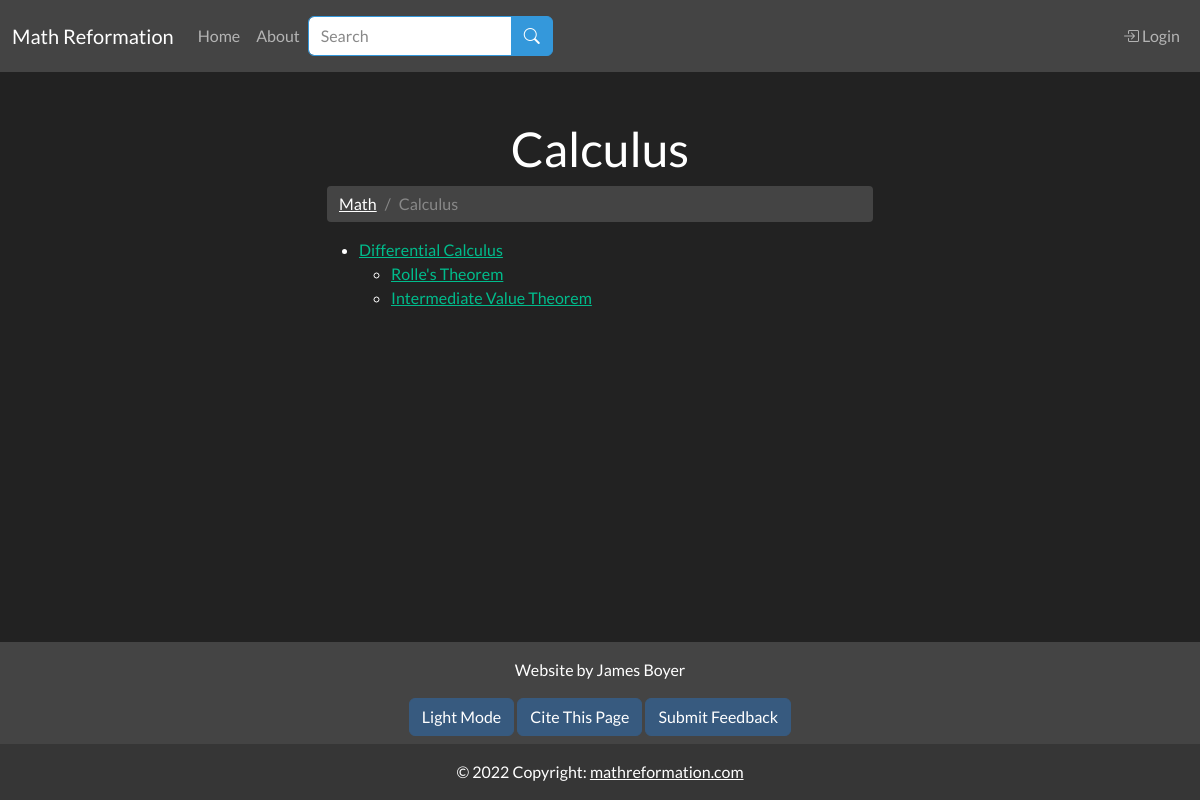
Screenshot of /category/calculus with the database file from the repository.
### app/models.py (models this page shows, shortened)
class SearchableMixin(object):
    @classmethod
    def search(cls, expression, page, per_page):
        ids, scores, total = query_index(cls.__tablename__, expression, page, per_page)
        if total == 0:
            return cls.query.filter_by(id=0), [], 0
        when = []
        for i in range(len(ids)):
            when.append((ids[i], i))
        return cls.query.filter(cls.id.in_(ids)).order_by( db.case(when, value=cls.id)), scores, total

class Category(SearchableMixin, db.Model):
    __searchable__ = ["body_main", "name"]
    id = db.Column(db.Integer, primary_key=True)
    name = db.Column(db.String(50), nullable=False, unique=True)
    path = db.Column(db.String(50), unique=True, nullable=False)
    body_main = db.Column(db.String(), index=True)
    body_draft = db.Column(db.String(), index=True)
    header = db.Column(db.String(), index=True)
    order = db.Column(db.Integer())
    is_visible = db.Column(db.Boolean())
    category_type = db.Column(db.String(10), index=True)
    parents = db.relationship('Category',secondary=parent_child_table,
        primaryjoin=id == parent_child_table.c.ChildId,
        secondaryjoin=id == parent_child_table.c.ParentId,
        backref= db.backref('children'))
    def ordered_children(self):
        if not self.children:
            return []
        children = np.array(self.children)
        children_idx = np.array([child.order if child.order else 1 for child in children])
        sorted_children_idx = np.argsort(children_idx)
        return children[sorted_children_idx]
    def ordered_articles(self):
        if not self.articles:
            return []
        articles = np.array(self.articles)
        articles_idx = np.array([article.order if article.order else 1 for article in articles])
        sorted_articles_idx = np.argsort(articles_idx)
        return articles[sorted_articles_idx]
    def get_num_children(self):
        return len(list(self.children))

class Article(SearchableMixin, db.Model):
    __searchable__ = ["body_main", "name"]
    id = db.Column(db.Integer, primary_key=True)
    name = db.Column(db.String(64), index=True, unique=True, nullable=False)
    path = db.Column(db.String(50), unique=True, nullable=False)
    date_added = db.Column(db.DateTime, nullable=False,
        default=datetime.utcnow)
    body_main = db.Column(db.String(), index=True)
    body_draft = db.Column(db.String(), index=True)
    is_visible = db.Column(db.Boolean())
    header = db.Column(db.String(), index=True)
    order = db.Column(db.Integer())
    user_id = db.Column(db.Integer, db.ForeignKey('user.id'))
    categories = db.relationship('Category', secondary = article_categories_table,
                                 backref=db.backref('articles', lazy=True), lazy=True)

### app/main/routes.py (the view)
@bp.route("/category/<path>")
def category_page(path):
    category = db.first_or_404(Category.query.filter_by(path=path))
    if category.parents == [] and category.category_type != "root":
        abort(404)
    return render_template('main/category.html', category=category, title =category.name)

### app/main/forms.py
class SearchForm(FlaskForm):
    q = StringField("Search", validators=[DataRequired()])
    submit = SubmitField("Search")
    def __init__(self, *args, **kwargs):
        if 'formdata' not in kwargs:
            kwargs['formdata'] = request.args
        if 'csrf_enabled' not in kwargs:
            kwargs['csrf_enabled'] = False
        super(SearchForm, self).__init__(*args, **kwargs)

### MathReformationWebsite.py (called while the page is built)
@app.context_processor
def add_imports():
    return dict(admin_permission=admin_permission, author_permission=author_permission, g=g)

### app/main/routes.py (called while the page is built)
@bp.before_app_request
def before_request():
    g.search_form = SearchForm(meta={'csrf': False})
    if g.search_form.validate():
        print("here")

### app/templates/main/category.html (shortened to what this page needs)
{% extends "base.html" %}
{% block content %}
<h1 class="text-center">{{ category.name }}</h1>
<ul class="breadcrumb">
    {% if category.category_type == "secondary" or category.category_type == "primary" %}
    <li class="breadcrumb-item">
        <a href="{{ url_for('main.category_page', path=category.parents[0].path) }}">
            {{ category.parents[0].name }}
        </a>
    </li>
    {% endif %}
    <li class="breadcrumb-item active">{{ category.name }}</li>
</ul>
<ul>
    {% if category.get_num_children() == 0 %}
        {% for article in category.ordered_articles() %}
        {% if article.is_visible == True %}
        <li>
            <a href = {{ url_for('main.article_page', path=article.path)}}>
                {{ article.name }}
            </a>
        </li>
        {% endif %}
        {% endfor %}
    {% else %}
        {% for category_child in category.ordered_children() %}
        {% if category_child.is_visible == True %}
        <li>
            <a href = {{ url_for('main.category_page', path=category_child.path)}}>
                {{ category_child.name }}
            </a>
            <ul>
                {% for article in category_child.ordered_articles() %}
                {% if article.is_visible == True %}
                <li>
                    <a href = {{ url_for('main.article_page', path=article.path)}}>
                        {{ article.name }}
                    </a>
                </li>
                {% endif %}
                {% endfor %}
            </ul>
        </li>
        {% endif %}
        {% endfor %}
    {% endif %}
</ul>
{% endblock %}
{% block citation %}
{{ citation_info(page_type="Category", page_name=category.name) }}
{% endblock %}

### rows the page displays
Category: name "Calculus"
Category: name "Math"
Category: name "Differential Calculus"
Article: name "Rolle's Theorem"
Article: name "Intermediate Value Theorem"
